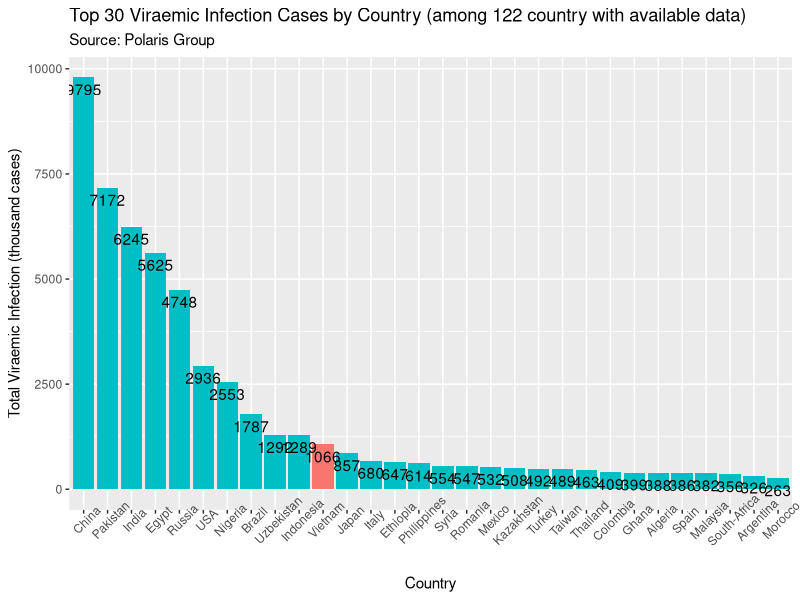
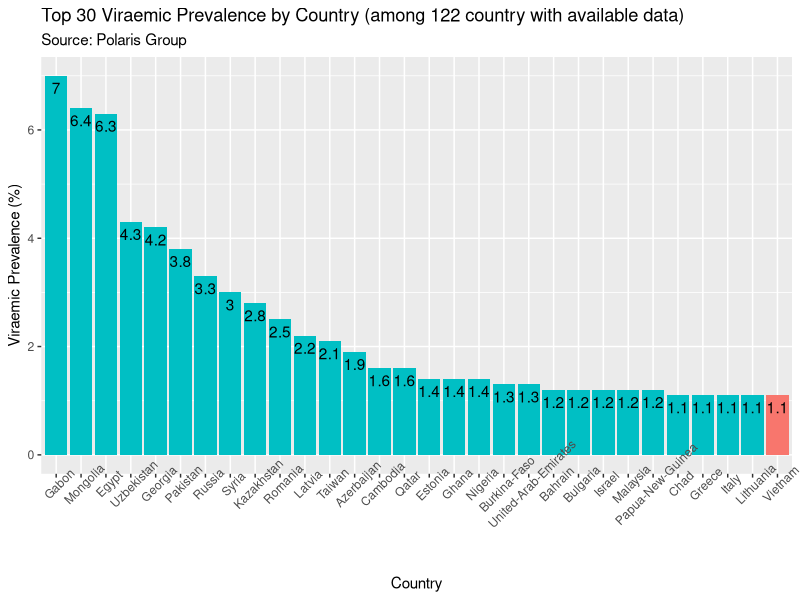

R code for these plots, in order:
## ---- chunk 1
knitr::opts_chunk$set(echo = TRUE)
## ---- chunk 2
library(tidyverse); library(ggplot2)
## ---- chunk 3
library(readr)
hepc.prev <- read_table2("PolarisGroup-HepC-Prevalence.txt", 
                                 na = c(".",".."))
## ---- chunk 4
# Excluding % in vir_prev collum
hepc.prev <- hepc.prev %>% mutate(vir_prev = substr(vir_prev,1,3))

# Replace "·" with "."
for (i in 1:nrow(hepc.prev)) {
  if (grepl("·",substr(hepc.prev$vir_prev[i],2,2))) {
  substr(hepc.prev$vir_prev[i],2,2) <- "."
}
}

# Classify vir_prev and vir_pop from character to numeric
class(hepc.prev$vir_prev) <- "numeric"
class(hepc.prev$vir_pop) <- "numeric"

# Ranking by prevalence
prev.rank <- hepc.prev %>% 
  select(1:2) %>% arrange(desc(vir_prev)) %>% 
  mutate(vietnam = ifelse(country == "Vietnam","Red","White"), 
         rank = 1 : nrow(hepc.prev))

# Ranking by population
pop.rank <- hepc.prev %>% 
  select(1,4) %>% 
  arrange(desc(vir_pop)) %>% 
  mutate(vietnam = ifelse(country == "Vietnam","Red","White"), 
         rank = 1 : nrow(hepc.prev))

which(prev.rank$country == "China")
## ---- chunk 5
prev <- ggplot(data = prev.rank[1:30,], 
       aes(x=reorder(country,-vir_prev), 
           y = vir_prev, 
           fill = vietnam))+
  geom_bar(stat="identity") + 
  xlab("Country") + ylab("Viraemic Prevalence (%)") + 
  labs(
    title = "Top 30 Viraemic Prevalence by Country (among 122 country with available data)",
    subtitle = "Source: Polaris Group") +
  theme(axis.text.x = element_text(angle = 45), legend.position = "none") +
  geom_text(aes(y = vir_prev, label = vir_prev), vjust = 1.5, colour = "black")
## ---- chunk 6
pop <- ggplot(data = pop.rank[1:30,], 
       aes(x=reorder(country,-vir_pop), 
           y = vir_pop, 
           fill = vietnam))+
  geom_bar(stat="identity") + 
  xlab("Country") + ylab("Total Viraemic Infection (thousand cases)") + 
  labs(
    title = "Top 30 Viraemic Infection Cases by Country (among 122 country with available data)",
    subtitle = "Source: Polaris Group") +
  theme(axis.text.x = element_text(angle = 45), legend.position = "none") +
  geom_text(aes(y = vir_pop, label = vir_pop), vjust = 1.5, colour = "black")
